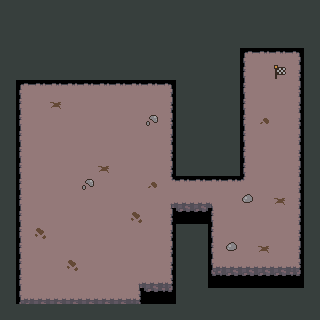

Tiled map render using the project's own tile images. Description and the whole map definition, tile-layer contents included, below:
An orthogonal 20x20 tile map with 16x16 px tiles, 5 tile layers (Ground, Decor, BottomWalls, Walls, ...), 2 tilesets and 14 objects.

<map version="1.10" tiledversion="1.11.0" orientation="orthogonal" renderorder="right-down" width="20" height="20" tilewidth="16" tileheight="16" infinite="0" nextlayerid="13" nextobjectid="20">
 <tileset firstgid="1" source="newMines.tsx" />
 <tileset firstgid="45" source="dwarvenMines.tsx" />
 <layer id="1" name="Ground" width="20" height="20">
  <data encoding="csv">
0,0,0,0,0,0,0,0,0,0,0,0,0,0,0,0,0,0,0,0,
0,0,0,0,0,0,0,0,0,0,0,0,0,0,0,0,0,0,0,0,
0,0,0,0,0,0,0,0,0,0,0,0,0,0,0,0,0,0,0,0,
0,0,0,0,0,0,0,0,0,0,0,0,0,0,0,1,2,2,3,0,
0,0,0,0,0,0,0,0,0,0,0,0,0,0,0,12,13,13,14,0,
0,1,2,2,2,2,2,2,2,2,3,0,0,0,0,12,13,13,14,0,
0,12,13,13,13,13,13,13,13,13,14,0,0,0,0,12,13,13,14,0,
0,12,13,13,13,13,13,13,13,13,14,0,0,0,0,12,13,13,14,0,
0,12,13,13,13,13,13,13,13,13,14,0,0,0,0,12,13,13,14,0,
0,12,13,13,13,13,13,13,13,13,14,0,0,0,0,12,13,13,14,0,
0,12,13,13,13,13,13,13,13,13,14,0,0,0,0,12,13,13,14,0,
0,12,13,13,13,13,13,13,13,13,15,2,2,2,2,16,13,13,14,19,
0,12,13,13,13,13,13,13,13,13,4,24,24,5,13,13,13,13,14,19,
0,12,13,13,13,13,13,13,13,13,14,0,0,12,13,13,13,13,14,0,
0,12,13,13,13,13,13,13,13,13,14,0,0,12,13,13,13,13,14,0,
0,12,13,13,13,13,13,13,13,13,14,0,0,12,13,13,13,13,14,0,
0,12,13,13,13,13,13,13,13,13,14,0,0,23,24,24,24,24,25,0,
0,12,13,13,13,13,13,13,4,24,25,0,0,0,0,0,0,0,0,0,
0,23,24,24,24,24,24,24,25,0,0,0,0,0,0,0,0,0,0,0,
0,0,0,0,0,0,0,0,0,0,0,0,0,0,0,0,0,0,0,0
</data>
 </layer>
 <objectgroup id="5" name="CollisionObjects">
  <properties>
   <property name="type" value="Wall" />
  </properties>
  <object id="3" x="0" y="0" width="240" height="80">
   <properties>
    <property name="type" value="Wall" />
   </properties>
  </object>
  <object id="4" x="0" y="80" width="19.5082" height="240.368">
   <properties>
    <property name="type" value="Wall" />
   </properties>
  </object>
  <object id="5" x="16" y="304" width="240" height="16">
   <properties>
    <property name="type" value="Wall" />
   </properties>
  </object>
  <object id="6" x="140.026" y="286.988" width="35.5483" height="16.0401">
   <properties>
    <property name="type" value="Wall" />
   </properties>
  </object>
  <object id="8" x="172.539" y="208.521" width="37.2824" height="14.306">
   <properties>
    <property name="type" value="Wall" />
   </properties>
  </object>
  <object id="9" x="171.672" y="223.694" width="39.45" height="71.5302">
   <properties>
    <property name="type" value="Wall" />
   </properties>
  </object>
  <object id="10" x="211.556" y="271.381" width="92.7725" height="23.4099">
   <properties>
    <property name="type" value="Wall" />
   </properties>
  </object>
  <object id="11" x="300.427" y="45.0857" width="19.5082" height="226.729">
   <properties>
    <property name="type" value="Wall" />
   </properties>
  </object>
  <object id="12" x="225.862" y="15.6066" width="76.2989" height="35.5483">
   <properties>
    <property name="type" value="Wall" />
   </properties>
  </object>
  <object id="13" x="172.539" y="47.6868" width="70.2296" height="132.222">
   <properties>
    <property name="type" value="Wall" />
   </properties>
  </object>
  <object id="14" x="14.306" y="38.5829" width="172.539" height="44.2187">
   <properties>
    <property name="type" value="Wall" />
   </properties>
  </object>
 </objectgroup>
 <objectgroup id="11" name="EnemyObjects">
  <object id="18" x="222.966" y="257.706">
   <properties>
    <property name="type" value="Slime" />
   </properties>
   <point />
  </object>
 </objectgroup>
 <objectgroup id="6" name="PowerUpObjects" />
 <objectgroup id="12" name="BreakableWalls" />
 <objectgroup id="8" name="DoorObjects" />
 <objectgroup id="9" name="EventObjects">
  <object id="15" x="32.9472" y="103.61">
   <properties>
    <property name="type" value="Start" />
   </properties>
   <point />
  </object>
  <object id="17" x="276" y="72" width="4" height="4">
   <properties>
    <property name="type" value="Finish" />
   </properties>
  </object>
 </objectgroup>
 <layer id="10" name="Decor" width="20" height="20">
  <data encoding="csv">
0,0,0,0,0,0,0,0,0,0,0,0,0,0,0,0,0,0,0,0,
0,0,0,0,0,0,0,0,0,0,0,0,0,0,0,0,0,0,0,0,
0,0,0,0,0,0,0,0,0,0,0,0,0,0,0,0,0,0,0,0,
0,0,0,0,0,0,0,0,0,0,0,0,0,0,0,0,0,0,0,0,
0,0,0,0,0,0,0,0,0,0,0,0,0,0,0,0,0,74,0,0,
0,0,0,0,0,0,0,0,0,0,0,0,0,0,0,0,0,0,0,0,
0,0,0,49,0,0,0,0,0,0,0,0,0,0,0,0,0,0,0,0,
0,0,0,0,0,0,0,0,0,50,0,0,0,0,0,0,48,0,0,0,
0,0,0,0,0,0,0,0,0,0,0,0,0,0,0,0,0,0,0,0,
0,0,0,0,0,0,0,0,0,0,0,0,0,0,0,0,0,0,0,0,
0,0,0,0,0,0,49,0,0,0,0,0,0,0,0,0,0,0,0,0,
0,0,0,0,0,50,0,0,0,48,0,0,0,0,0,0,0,0,0,0,
0,0,0,0,0,0,0,0,0,0,0,0,0,0,0,62,0,49,0,0,
0,0,0,0,0,0,0,0,60,0,0,0,0,0,0,0,0,0,0,0,
0,0,60,0,0,0,0,0,0,0,0,0,0,0,0,0,0,0,0,0,
0,0,0,0,0,0,0,0,0,0,0,0,0,0,62,0,49,0,0,0,
0,0,0,0,60,0,0,0,0,0,0,0,0,0,0,0,0,0,0,0,
0,0,0,0,0,0,0,0,0,0,0,0,0,0,0,0,0,0,0,0,
0,0,0,0,0,0,0,0,0,0,0,0,0,0,0,0,0,0,0,0,
0,0,0,0,0,0,0,0,0,0,0,0,0,0,0,0,0,0,0,0
</data>
 </layer>
 <layer id="4" name="BottomWalls" width="20" height="20">
  <data encoding="csv">
0,0,0,0,0,0,0,0,0,0,0,0,0,0,0,0,0,0,0,0,
0,0,0,0,0,0,0,0,0,0,0,0,0,0,0,0,0,0,0,0,
0,0,0,0,0,0,0,0,0,0,0,0,0,0,0,0,0,0,0,0,
0,0,0,0,0,0,0,0,0,0,0,0,0,0,0,0,0,0,0,0,
0,0,0,0,0,0,0,0,0,0,0,0,0,0,0,0,0,0,0,0,
0,0,0,0,0,0,0,0,0,0,0,0,0,0,0,0,0,0,0,0,
0,0,0,0,0,0,0,0,0,0,0,0,0,0,0,0,0,0,0,0,
0,0,0,0,0,0,0,0,0,0,0,0,0,0,0,0,0,0,0,0,
0,0,0,0,0,0,0,0,0,0,0,0,0,0,0,0,0,0,0,0,
0,0,0,0,0,0,0,0,0,0,0,0,0,0,0,0,0,0,0,0,
0,0,0,0,0,0,0,0,0,0,0,0,0,0,0,0,0,0,0,0,
0,0,0,0,0,0,0,0,0,0,0,0,0,0,0,0,0,0,0,0,
0,0,0,0,0,0,0,0,0,0,0,0,0,0,0,0,0,0,0,0,
0,0,0,0,0,0,0,0,0,0,0,35,35,0,0,0,0,0,0,0,
0,0,0,0,0,0,0,0,0,0,0,0,0,0,0,0,0,0,0,0,
0,0,0,0,0,0,0,0,0,0,0,0,0,0,0,0,0,0,0,0,
0,0,0,0,0,0,0,0,0,0,0,0,0,0,0,0,0,0,0,0,
0,0,0,0,0,0,0,0,0,0,0,0,0,34,35,35,35,35,36,0,
0,0,0,0,0,0,0,0,0,35,36,11,11,11,11,11,11,11,11,0,
0,34,35,35,35,35,35,35,36,0,0,0,0,0,0,0,0,0,0,0
</data>
 </layer>
 <layer id="2" name="Walls" width="20" height="20">
  <data encoding="csv">
11,11,11,11,11,11,11,11,11,11,11,11,11,11,11,11,11,11,11,11,
11,0,0,0,0,0,0,0,0,0,0,0,0,0,0,0,0,0,0,11,
11,0,0,0,0,0,0,0,0,0,0,0,0,0,0,0,0,0,0,11,
11,0,0,0,0,0,0,0,0,0,0,0,0,0,11,0,0,0,0,11,
11,0,0,0,0,0,0,0,0,0,0,11,0,0,11,0,0,0,0,11,
11,0,0,0,0,0,0,0,0,0,0,11,0,0,11,0,0,0,0,11,
11,0,0,0,0,0,0,0,0,0,0,11,0,0,11,0,0,0,0,11,
11,0,0,0,0,0,0,0,0,0,0,11,0,0,11,0,0,0,0,11,
11,0,0,0,0,0,0,0,0,0,0,11,0,0,11,0,0,0,0,11,
11,0,0,0,0,0,0,0,0,0,0,11,0,0,11,0,0,0,0,11,
11,0,0,0,0,0,0,0,0,0,0,0,0,0,0,0,0,0,0,11,
11,0,0,0,0,0,0,0,0,0,0,0,0,0,0,0,0,0,0,11,
11,0,0,0,0,0,0,0,0,0,0,0,0,0,0,0,0,0,0,11,
11,0,0,0,0,0,0,0,0,0,0,0,0,0,0,0,0,0,0,11,
11,0,0,0,0,0,0,0,0,0,0,11,11,0,0,0,0,0,0,11,
11,0,0,0,0,0,0,0,0,0,0,11,11,0,0,0,0,0,0,11,
11,0,0,0,0,0,0,0,0,0,0,11,11,0,0,0,0,0,0,11,
11,0,0,0,0,0,0,0,0,0,0,11,11,0,0,0,0,0,0,11,
11,0,0,0,0,0,0,0,0,0,0,0,0,0,0,0,0,0,0,11,
11,11,11,11,11,11,11,11,11,11,11,11,11,11,11,11,11,11,11,11
</data>
 </layer>
 <layer id="3" name="BackWalls" width="20" height="20">
  <data encoding="csv">
0,0,0,0,0,0,0,0,0,0,0,0,0,0,0,0,0,0,0,0,
0,11,11,11,11,11,11,11,11,11,11,11,11,11,11,11,11,11,11,0,
0,11,11,11,11,11,11,11,11,11,11,11,11,11,11,11,11,11,11,11,
0,11,11,11,11,11,11,11,11,11,11,11,11,11,0,0,0,0,0,0,
0,11,11,11,11,11,11,11,11,11,11,0,11,11,0,0,0,0,0,0,
0,0,0,0,0,0,0,0,0,0,0,0,11,11,0,0,0,0,0,0,
0,0,0,0,0,0,0,0,0,0,0,0,11,11,11,0,0,0,0,0,
0,0,0,0,0,0,0,0,0,0,0,0,11,11,0,0,0,0,0,0,
0,0,0,0,0,0,0,0,0,0,0,0,11,11,0,0,0,0,0,0,
0,0,0,0,0,0,0,0,0,0,0,0,11,11,0,0,0,0,0,0,
0,0,0,0,0,0,0,0,0,0,0,11,11,11,11,0,0,0,0,0,
0,0,0,0,0,0,0,0,0,0,0,0,0,0,0,0,0,0,0,0,
0,0,0,0,0,0,0,0,0,0,0,0,0,0,0,0,0,0,0,0,
0,0,0,0,0,0,0,0,0,0,0,0,0,0,0,0,0,0,0,0,
0,0,0,0,0,0,0,0,0,0,0,0,0,0,0,0,0,0,0,0,
0,0,0,0,0,0,0,0,0,0,0,0,0,0,0,0,0,0,0,0,
0,0,0,0,0,0,0,0,0,0,0,0,0,0,0,0,0,0,0,0,
0,0,0,0,0,0,0,0,0,0,0,0,0,0,0,0,0,0,0,0,
0,0,0,0,0,0,0,0,0,0,0,0,0,0,0,0,0,0,0,0,
0,0,0,0,0,0,0,0,0,0,0,0,0,0,0,0,0,0,0,0
</data>
 </layer>
</map>
